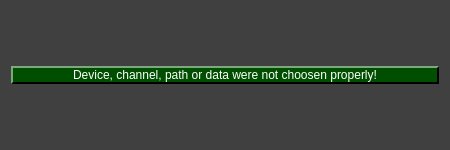
<?xml version="1.0" encoding="UTF-8"?>
<ui version="4.0">
 <class>error_window_dialog</class>
 <widget class="QDialog" name="error_window_dialog">
  <property name="geometry">
   <rect>
    <x>0</x>
    <y>0</y>
    <width>450</width>
    <height>150</height>
   </rect>
  </property>
  <property name="minimumSize">
   <size>
    <width>450</width>
    <height>150</height>
   </size>
  </property>
  <property name="maximumSize">
   <size>
    <width>450</width>
    <height>150</height>
   </size>
  </property>
  <property name="windowTitle">
   <string>ERROR!</string>
  </property>
  <property name="styleSheet">
   <string notr="true">QDialog{
	background-color: rgb(64, 64, 64);
}

QWidget{
	color: rgb(255, 255, 255);
}

QPushButton{
	background-color: rgb(0, 79, 0);

	border-top: 1.5px solid rgb(127, 167, 127);
	border-left: 1.5px solid rgb(127, 167, 127);

	border-bottom: 1.5px solid rgb(0, 0, 0);
	border-right: 1.5px solid rgb(0, 0, 0);

	
	font: 12pt &quot;Helvetica&quot;;
	text-align:center;
}

QWidget{
	font: 12pt &quot;Helvetica&quot;;
}

QPushButton:hover{
	background-color: rgb(0, 50, 0);
}

QPushButton:pressed{
	border: 2px solid rgb(255, 255, 255);
}
</string>
  </property>
  <layout class="QGridLayout" name="gridLayout">
   <item row="1" column="0">
    <widget class="QPushButton" name="confirm">
     <property name="text">
      <string>Device, channel, path or data were not choosen properly!</string>
     </property>
    </widget>
   </item>
   <item row="0" column="0">
    <spacer name="verticalSpacer">
     <property name="orientation">
      <enum>Qt::Vertical</enum>
     </property>
     <property name="sizeHint" stdset="0">
      <size>
       <width>20</width>
       <height>40</height>
      </size>
     </property>
    </spacer>
   </item>
   <item row="2" column="0">
    <spacer name="verticalSpacer_2">
     <property name="orientation">
      <enum>Qt::Vertical</enum>
     </property>
     <property name="sizeHint" stdset="0">
      <size>
       <width>20</width>
       <height>40</height>
      </size>
     </property>
    </spacer>
   </item>
  </layout>
 </widget>
 <resources>
  <include location="resources_1.qrc"/>
 </resources>
 <connections/>
</ui>
